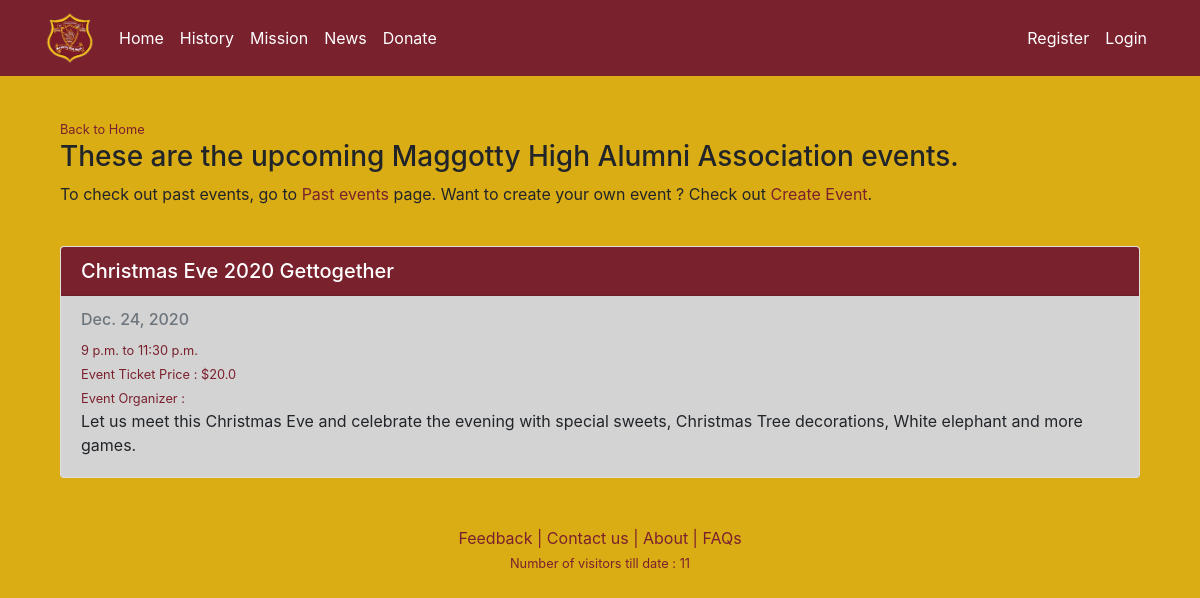
Screenshot of /upcomingevents/ with the database file from the repository.
### Maggotty/models.py (models this page shows, shortened)
class Event(models.Model):
    eventName = models.CharField("Event Name", max_length=255, blank=False)
    eventDesc = models.TextField("Event Description", max_length=1024, blank=True, null=True)
    fromDate = models.DateField(blank=False)
    toDate = models.DateField(blank=False)
    startTime = models.TimeField()
    endTime = models.TimeField()
    ticket = models.FloatField("Ticket Price", null=True)
    isApproved = models.BooleanField("Is Approved", default=False)
    createdBy = models.CharField("Created By", max_length=255, editable=False)

### Maggotty/views.py (the view)
# urls.py: path("upcomingevents/", views.upcomingevents, name="upcomingevents"),
def upcomingevents(request):
    if request.method == 'POST':
        print(request.POST)
        if request.POST.get('recordID'):
            event_id = int(request.POST.get('recordID'))
            currEvent = Event.objects.filter(id=event_id)[0]
            current_order = Order()
            current_user = request.user
            current_order.username= current_user.username
            current_order.eventID = event_id
            current_order.eventName = currEvent.eventName
            current_order.ticketPrice = currEvent.ticket
            current_order.save()
            user_Orders = Order.objects.filter(username=current_user.username, ifPaid=False)
            return render(request, "Maggotty/mycart.html", {"Orders": user_Orders})
    else:
        today = date.today()
        after_ten_yrs = today.replace(year = today.year + 10)
        today = today.strftime('%Y-%m-%d')
        allEvents = Event.objects.filter(fromDate__range=[today,after_ten_yrs])
        approvedEvents = allEvents.filter(isApproved=True)
        return render(request, "Maggotty/upcomingevents.html", {"allEvents": allEvents, "approvedEvents":approvedEvents})

### Maggotty/context_processors.py (called while the page is built)
def get_current_cart_to_context(request):
    current_user = request.user
    cart_items = 0
    cart_items = Order.objects.filter(username=current_user.username,ifPaid=False).count()
    no_of_visitors = User.objects.all().count()
    return {
        'CART_COUNT' : cart_items,
        'VISITORS' : no_of_visitors
    }

### Maggotty/templates/Maggotty/upcomingevents.html (shortened to what this page needs)
{% extends "Maggotty/layout.html" %}
{% block content %}
<div class="container">
  <div class="row row-content">
      <div class="col col-sm order-sm-first col-md">
          <small ><a href="{% url 'home' %}" class="redLink">Back to Home</a></small>
          {% if allEvents.all %}
            <h3>
                These are the upcoming Maggotty High Alumni Association events.<br/>
            </h3>
          {% else %}
            <h3>
              These are no upcoming Maggotty High Alumni Association events.<br/>
            </h3>
          {% endif %}
          <p>
              To check out past events, go to <a class="redLink" href="{% url 'alleventslist' %}">Past events</a> page.
              Want to create your own event ? Check out <a class="redLink" href="{% url 'createevent' %}">Create Event</a>.
          </p>
          <br/>
      </div>
  </div>
  <form action="" method="POST">
  {% for record in allEvents %}
  <div class="card">
      <h5 class="card-header text-white" style="background-color: #7a212e;">{{record.eventName}}</h5>
      <div class="card-body" style="background-color:lightgray;">
        {% if record.fromDate == record.toDate %}
          <h6 class="card-subtitle mb-2 text-muted">{{record.fromDate}}</h6>
        {% else %}
          <h6 class="card-subtitle mb-2 text-muted">{{record.fromDate}} - {{record.toDate}}</h6>
        {% endif %}
        <small class="redLink">{{record.startTime}} to {{record.endTime}}</small><br/>
        <small class="redLink">Event Ticket Price : ${{record.ticket}}</small><br/>
        <small class="redLink">Event Organizer : {{record.createdBy}}</small>
        <p class="card-text">{{record.eventDesc}}</p>
      </div>
    </div>
  <br/>
  {% endfor %}
</form>
</div>
{% endblock %}

### Maggotty/static/Maggotty/style.css (style rules this page uses)
.redLink { color:#7a212e !important; }
.bgPage { background-color: #daaa0cf5; }

### rows the page displays
Event: eventName "Christmas Eve 2020 Gettogether", fromDate "Dec. 24, 2020", startTime "9 p.m.", endTime "11:30 p.m.", ticket "20.0", eventDesc "Let us meet this Christmas Eve and celebrate the evening with special sweets, Christmas Tree decorations, White elephant and more games."

### other values shown
{{ VISITORS }} "11"
